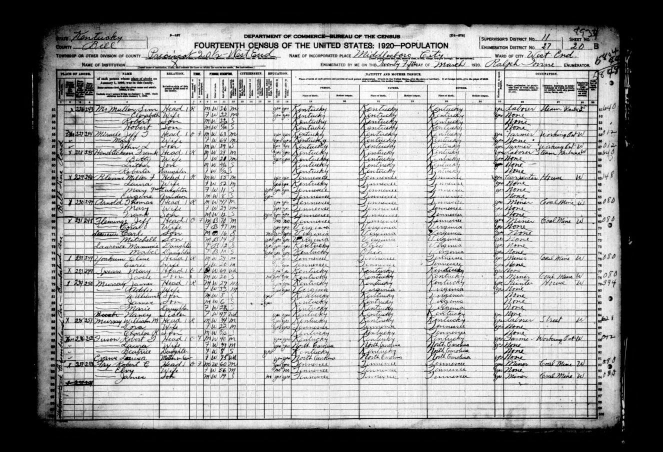
#> input picture research/dora-ella-newnam/sources/census/pass89/t625-559-leaf0600.jpg, 1326 x 904 px (shown at 1/2 size); its folder holds only this picture in this run
$ python bell_ocr.py
#> lines starting #> are read from the running program, lines starting #| are printed output that depends on the picture; after the words box and inside, x2 and y2 are one past the last pixel; in counts of white or black regions, pixels touching at a corner belong together
#!/usr/bin/env python3
"""Crop + OCR Bell ED 28 (0609–0619) and ED 30 (0643–0669)."""
from __future__ import annotations

import re
import subprocess
from pathlib import Path

from PIL import Image, ImageEnhance, ImageFilter, ImageOps, ImageStat

SRC = Path("/workspace/research/dora-ella-newnam/sources/census/pass89")
OUT = SRC / "bell-crops"
OUT.mkdir(exist_ok=True)
LOG = SRC / "bell-ocr.txt"
PAT = re.compile(r"newm|newn|noonan|nunan|newan|newnom|mccoy|m coy", re.I)


def prep(path: Path) -> Image.Image:
    im = Image.open(path).convert("L")
#> im is the input picture: PIL image 1326x904 L; min 0, max 255, mean 152.2
    bw = im.point(lambda p: 255 if p > 70 else 0)
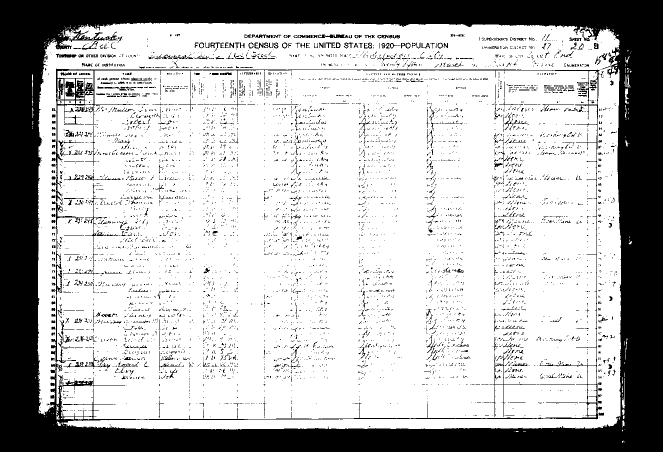
#> bw: PIL image 1326x904 L (shown at 1/2 size); 73.2% white; 6784 black regions (6360 under 20 px), largest, box (x1, y1, x2, y2) and area: (0, 0, 1326, 904) 279061, (126, 755, 250, 780) 503, (986, 708, 1072, 834) 404
    box = bw.getbbox()
#> box = (64, 45, 1264, 886)
    if box:
        im = im.crop(box)
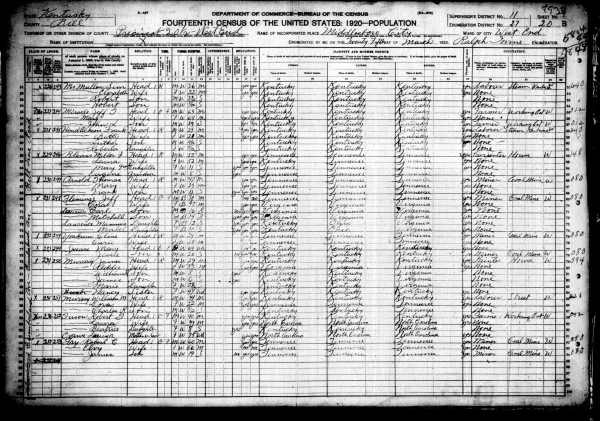
#> im: PIL image 1200x841 L (shown at 1/2 size); min 0, max 255, mean 180.7
    if ImageStat.Stat(im).mean[0] < 100:
        im = ImageOps.invert(im)
    return ImageOps.autocontrast(im, cutoff=1)


def main() -> None:
    files = sorted(SRC.glob("t625-559-leaf06*.jpg"))
    rows = []
    hits = []
    for p in files:
        if p.stat().st_size < 8000:
            continue
        im = prep(p)
        w, h = im.size
#> w = 1200; h = 841
        hdr = ImageEnhance.Contrast(im.crop((0, 0, w, int(h * 0.16)))).enhance(2.0)
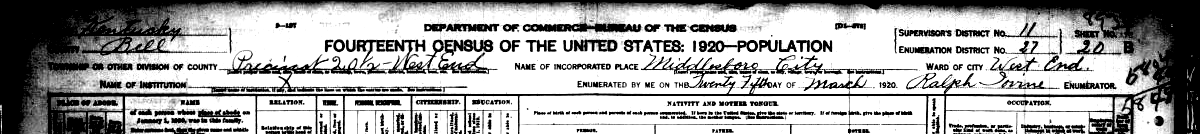
#> hdr: PIL image 1200x134 L; min 0, max 255, mean 165.8
        hdr.save(OUT / f"{p.stem}-hdr.png")
        names = im.crop((int(w * 0.04), int(h * 0.14), int(w * 0.34), h))
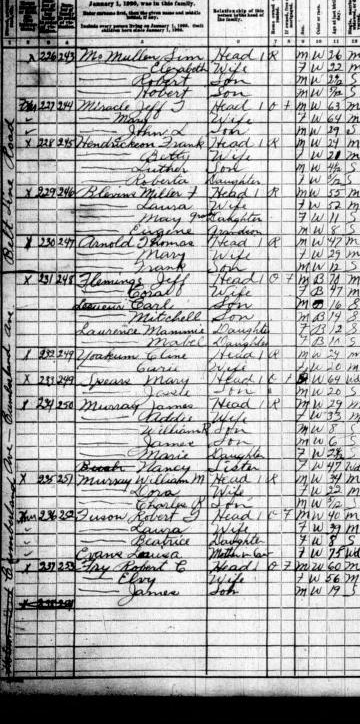
#> names: PIL image 360x724 L; min 0, max 255, mean 178.9
        names = ImageEnhance.Contrast(names).enhance(1.8).filter(ImageFilter.SHARPEN)
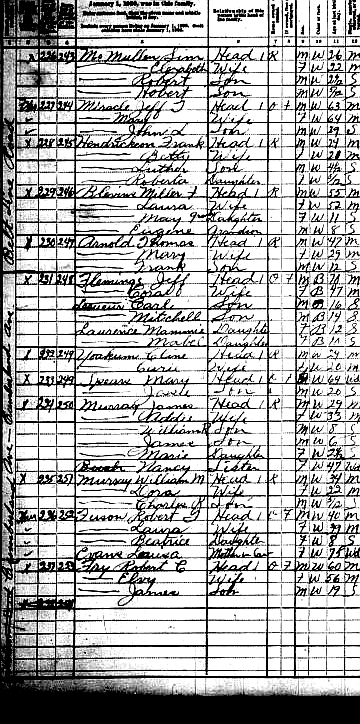
#> names: PIL image 360x724 L; min 0, max 255, mean 176.3
        dest = OUT / f"{p.stem}-names.png"
        names.save(dest)
        r = subprocess.run(
            ["tesseract", str(dest), "stdout", "--psm", "6"],
            capture_output=True, text=True, timeout=60,
        )
        text = r.stdout or ""
        found = PAT.findall(text)
        line = f"{p.name}\t{len(text)}\thits={found}"
        print(line, flush=True)
        rows.append(line)
        if found:
            hits.append(f"=== {p.name} ===\n{text}\n")
    LOG.write_text("\n".join(rows) + "\n\n" + "".join(hits))
    print(f"DONE files={len(rows)} token_hits={len(hits)}", flush=True)


if __name__ == "__main__":
    main()
#> (the call stopped at in main, `r = subprocess.run( ["tesseract", str(dest), "stdout", "--psm", "6"], ..`: subprocess is not available in this run)

$ run again, on research/dora-ella-newnam/sources/census/pass89/t625-559-leaf0613-w1200.jpg
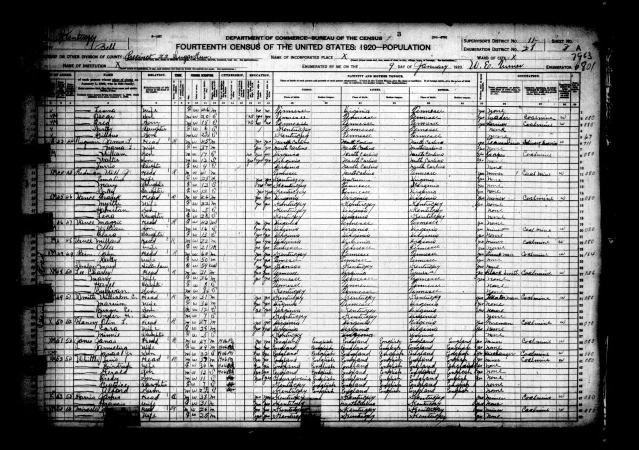
#> input picture research/dora-ella-newnam/sources/census/pass89/t625-559-leaf0613-w1200.jpg, 1278 x 900 px (shown at 1/2 size)
#> in prep, im is the input picture: PIL image 1278x900 L; min 0, max 255, mean 140.1
#> in prep, `bw = im.point(lambda p: 255 if p > 70 else 0)`:
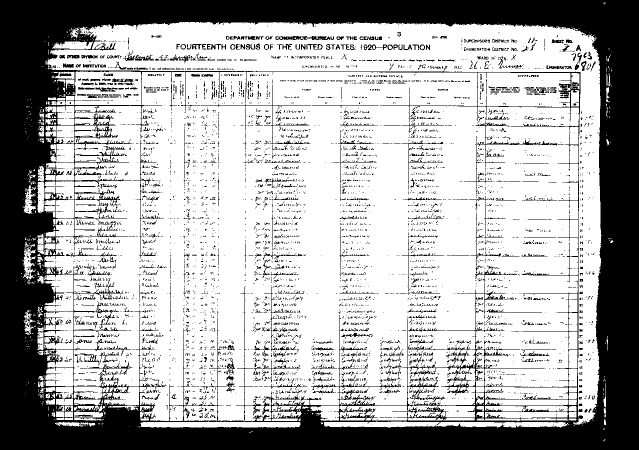
#> bw: PIL image 1278x900 L (shown at 1/2 size); 68.6% white; 5596 black regions (4984 under 20 px), largest, box (x1, y1, x2, y2) and area: (0, 0, 1278, 900) 305470, (933, 243, 1115, 385) 1123, (401, 169, 622, 289) 695
#> box = (33, 5, 1227, 883)
#> im: PIL image 1194x878 L
#> in main, `names = ImageEnhance.Contrast(names).enhance(1.8).filter(ImageFilter.S..`:
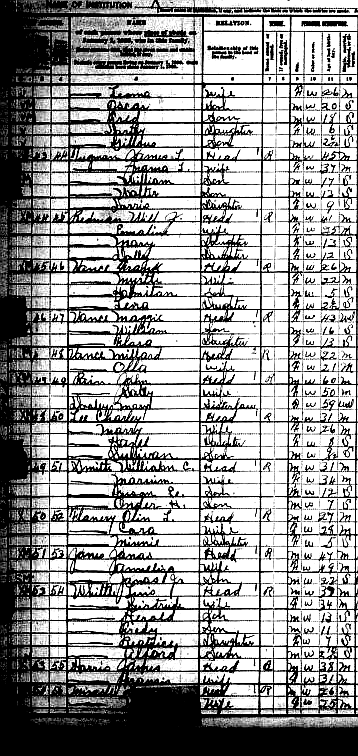
#> names: PIL image 358x756 L; min 0, max 255, mean 155.7

$ run again, on research/dora-ella-newnam/sources/census/pass89/t625-559-leaf0619-w1200.jpg
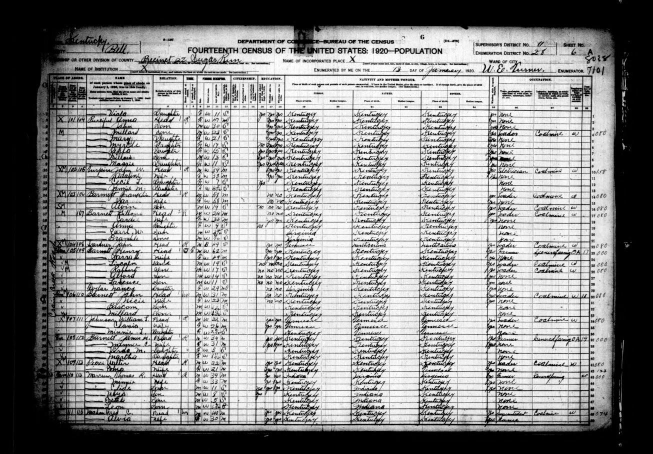
#> input picture research/dora-ella-newnam/sources/census/pass89/t625-559-leaf0619-w1200.jpg, 1306 x 908 px (shown at 1/2 size)
#> in prep, im is the input picture: PIL image 1306x908 L; min 0, max 255, mean 142
#> in prep, `bw = im.point(lambda p: 255 if p > 70 else 0)`:
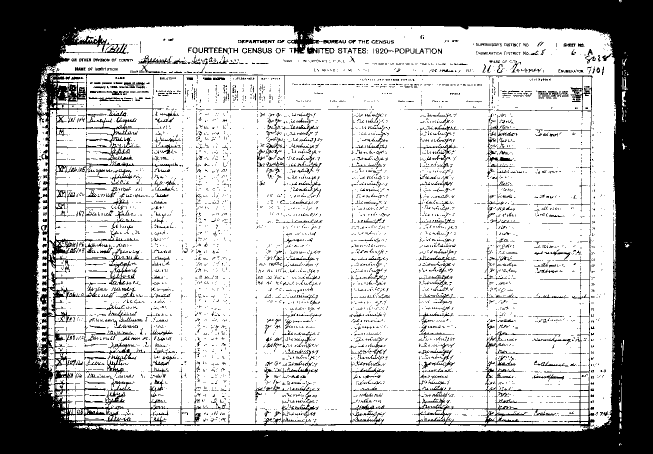
#> bw: PIL image 1306x908 L (shown at 1/2 size); 69.4% white; 6259 black regions (5556 under 20 px), largest, box (x1, y1, x2, y2) and area: (0, 0, 1306, 908) 299513, (154, 486, 287, 569) 1270, (154, 361, 257, 448) 667
#> box = (62, 0, 1263, 891)
#> im: PIL image 1201x891 L
#> in main, `names = ImageEnhance.Contrast(names).enhance(1.8).filter(ImageFilter.S..`:
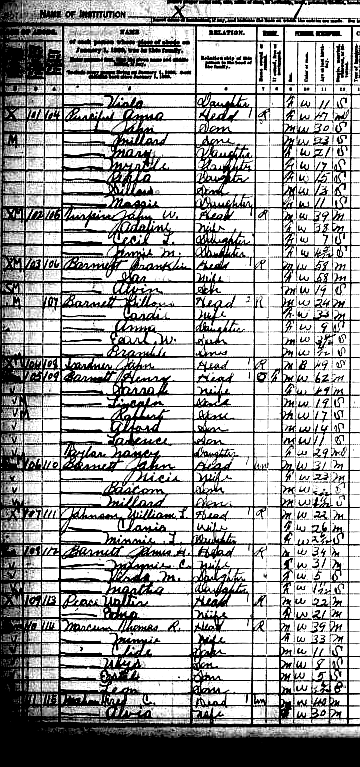
#> names: PIL image 360x767 L; min 0, max 255, mean 162.9

$ run again, on research/dora-ella-newnam/sources/census/pass89/t625-559-leaf0606.jpg
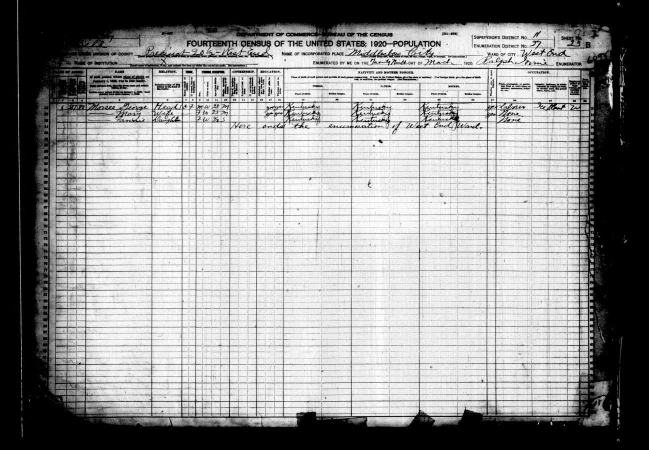
#> input picture research/dora-ella-newnam/sources/census/pass89/t625-559-leaf0606.jpg, 1298 x 900 px (shown at 1/2 size)
#> in prep, im is the input picture: PIL image 1298x900 L; min 0, max 255, mean 149.4
#> in prep, `bw = im.point(lambda p: 255 if p > 70 else 0)`:
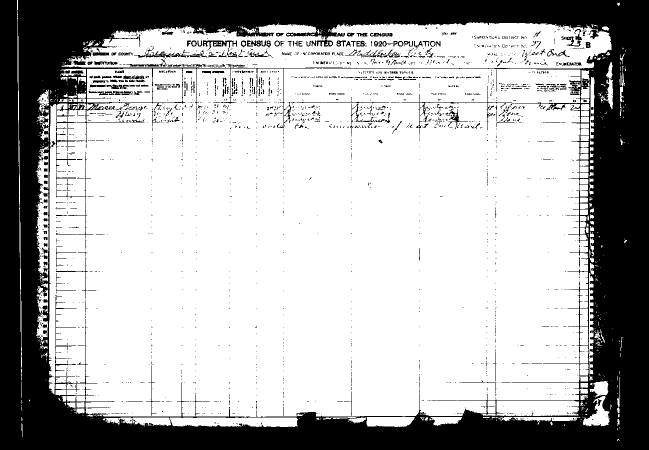
#> bw: PIL image 1298x900 L (shown at 1/2 size); 70% white; 2408 black regions (2136 under 20 px), largest, box (x1, y1, x2, y2) and area: (0, 0, 1298, 900) 325637, (268, 92, 415, 115) 678, (803, 182, 1028, 269) 605
#> box = (34, 0, 1257, 882)
#> im: PIL image 1223x882 L
#> in main, `names = ImageEnhance.Contrast(names).enhance(1.8).filter(ImageFilter.S..`:
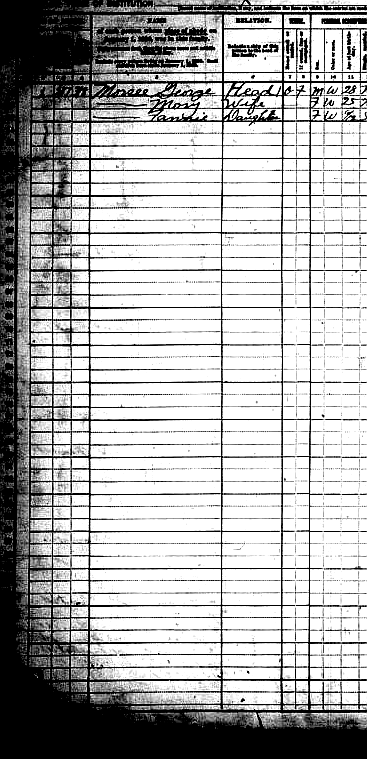
#> names: PIL image 367x759 L; min 0, max 255, mean 176.2
